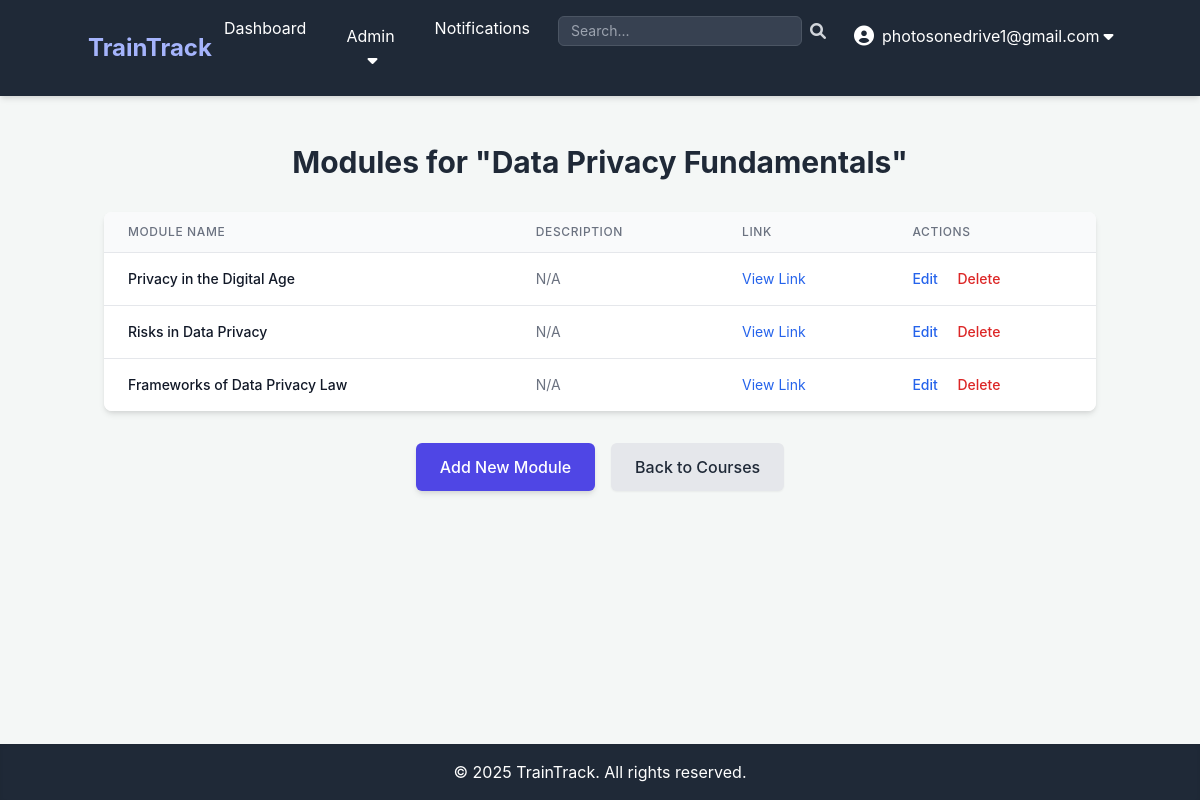
The app's page /admin/courses/3/modules (signed in) with its own data.
### app.py (models this page shows, shortened)
class User(UserMixin, db.Model):
    id = db.Column(db.Integer, primary_key=True)
    username = db.Column(db.String(80), unique=True, nullable=False)
    password_hash = db.Column(db.String(128), nullable=False)
    role = db.Column(db.String(20), nullable=False, default='trainee')
    domain = db.Column(db.String(50), nullable=True) # New field for trainee/admin domain
    assignments_as_trainee = db.relationship('Assignment', foreign_keys='Assignment.trainee_id', backref='trainee', lazy=True)
    created_courses = db.relationship('Course', foreign_keys='Course.created_by_id', backref='creator', lazy=True)
    created_assessments = db.relationship('Assessment', foreign_keys='Assessment.created_by_id', backref='assessor_creator', lazy=True)
    created_learning_paths = db.relationship('LearningPath', foreign_keys='LearningPath.created_by_id', backref='path_creator', lazy=True)
    assigned_assignments = db.relationship('Assignment', foreign_keys='Assignment.assigned_by_id', backref='assigner', lazy=True)
    notifications_received = db.relationship('Notification', foreign_keys='Notification.recipient_id', backref='recipient', lazy=True)
    notifications_sent = db.relationship('Notification', foreign_keys='Notification.sender_id', backref='sender', lazy=True)
    graded_submissions = db.relationship('Submission', foreign_keys='Submission.graded_by_id', backref='grader', lazy=True)

class Course(db.Model):
    id = db.Column(db.Integer, primary_key=True)
    name = db.Column(db.String(120), nullable=False)
    description = db.Column(db.Text, nullable=True)
    course_link = db.Column(db.String(255), nullable=True) # New field for external link
    domain = db.Column(db.String(50), nullable=True) # Changed from 'category' to 'domain'
    created_at = db.Column(db.DateTime, default=datetime.utcnow)
    created_by_id = db.Column(db.Integer, db.ForeignKey('user.id'), nullable=False) # Admin who created it
    assessments = db.relationship('Assessment', backref='course', lazy=True)
    assignments = db.relationship('Assignment', backref='course', lazy=True)
    modules = db.relationship('Module', backref='course', lazy=True) # New relationship for modules
    learning_paths = relationship('LearningPath', secondary=learning_path_courses, back_populates='courses')

class Module(db.Model):
    id = db.Column(db.Integer, primary_key=True)
    course_id = db.Column(db.Integer, db.ForeignKey('course.id'), nullable=False)
    name = db.Column(db.String(120), nullable=False)
    description = db.Column(db.Text, nullable=True)
    module_link = db.Column(db.String(255), nullable=True) # Link to module content
    created_at = db.Column(db.DateTime, default=datetime.utcnow)
    created_by_id = db.Column(db.Integer, db.ForeignKey('user.id'), nullable=False)
    module_completions = db.relationship('TraineeModuleCompletion', backref='module', lazy=True)

### app.py (the view)
@app.route('/admin/courses/<int:course_id>/modules')
@login_required
@admin_required
def admin_view_course_modules(course_id):
    current_year = datetime.now().year
    course = db.session.get(Course, course_id) # Fix: Use db.session.get()
    if course is None:
        abort(404)
    modules = db.session.query(Module).filter_by(course_id=course.id).all()
    return render_template('admin/view_course_modules.html', title=f'Modules for {course.name}', course=course, modules=modules, current_year=current_year)

### app.py (called while the page is built)
def role_required(role):
    def decorator(f):
        @wraps(f)
        def decorated_function(*args, **kwargs):
            if not current_user.is_authenticated or current_user.role != role:
                flash('You do not have permission to access this page.', 'danger')
                return redirect(url_for('dashboard')) # Redirect to dashboard or login
            return f(*args, **kwargs)
        return decorated_function
    return decorator

@login_manager.user_loader
def load_user(user_id):
    return db.session.get(User, int(user_id))

@app.context_processor
def inject_unread_notifications_count():
    if current_user.is_authenticated:
        unread_count = Notification.query.filter_by(recipient_id=current_user.id, is_read=False).count()
        return dict(unread_notifications_count=unread_count)
    return dict(unread_notifications_count=0)

### templates/admin/view_course_modules.html (shortened to what this page needs)
{% extends "base.html" %}
{% block content %}
    <h1 class="text-3xl font-bold text-gray-800 mb-6 text-center">Modules for "{{ course.name }}"</h1>
    {% if modules %}
        <div class="overflow-x-auto bg-white rounded-lg shadow-md mb-6">
            <table class="min-w-full divide-y divide-gray-200">
                <thead class="bg-gray-50">
                    <tr>
                        <th scope="col" class="px-6 py-3 text-left text-xs font-medium text-gray-500 uppercase tracking-wider">
                            Module Name
                        </th>
                        <th scope="col" class="px-6 py-3 text-left text-xs font-medium text-gray-500 uppercase tracking-wider">
                            Description
                        </th>
                        <th scope="col" class="px-6 py-3 text-left text-xs font-medium text-gray-500 uppercase tracking-wider">
                            Link
                        </th>
                        <th scope="col" class="px-6 py-3 text-left text-xs font-medium text-gray-500 uppercase tracking-wider">
                            Actions
                        </th>
                    </tr>
                </thead>
                <tbody class="bg-white divide-y divide-gray-200">
                    {% for module in modules %}
                    <tr>
                        <td class="px-6 py-4 whitespace-nowrap text-sm font-medium text-gray-900">
                            {{ module.name }}
                        </td>
                        <td class="px-6 py-4 whitespace-nowrap text-sm text-gray-500">
                            {{ module.description if module.description else 'N/A' }}
                        </td>
                        <td class="px-6 py-4 whitespace-nowrap text-sm text-gray-500">
                            {% if module.module_link %}
                                <a href="{{ module.module_link }}" target="_blank" rel="noopener noreferrer" class="text-blue-600 hover:underline">View Link</a>
                            {% else %}
                                N/A
                            {% endif %}
                        </td>
                        <td class="px-6 py-4 whitespace-nowrap text-sm font-medium">
                            <a href="#" class="text-blue-600 hover:text-blue-900 mr-4">Edit</a>
                            <a href="#" class="text-red-600 hover:text-red-900">Delete</a>
                        </td>
                    </tr>
                    {% endfor %}
                </tbody>
            </table>
        </div>
    {% else %}
        <p class="text-center text-gray-600 text-lg mb-6">No modules found for this course yet.</p>
    {% endif %}
    <div class="mt-8 flex justify-center gap-4">
        <a href="{{ url_for('create_module', course_id=course.id) }}" class="inline-block bg-indigo-600 text-white px-6 py-3 rounded-md font-medium hover:bg-indigo-700 transition duration-300 shadow-md">
            Add New Module
        </a>
        <a href="{{ url_for('admin_view_courses') }}" class="inline-block bg-gray-200 text-gray-800 px-6 py-3 rounded-md font-medium hover:bg-gray-300 transition duration-300 shadow-sm">
            Back to Courses
        </a>
    </div>
{% endblock %}

### templates/base.html (shortened to what this page needs)
<!DOCTYPE html>
<html lang="en">
<head>
    <link href="https://cdn.jsdelivr.net/npm/tailwindcss@2.2.19/dist/tailwind.min.css" rel="stylesheet">
    <link rel="stylesheet" href="https://cdnjs.cloudflare.com/ajax/libs/font-awesome/6.0.0-beta3/css/all.min.css">
</head>
<body class="flex flex-col min-h-screen">
    <header class="bg-gray-800 text-white p-4 shadow-md">
        <div class="container mx-auto flex justify-between items-center">
            <a href="{{ url_for('dashboard') }}" class="text-2xl font-bold text-indigo-300 hover:text-indigo-100 transition duration-300">TrainTrack</a>
            <nav>
                <ul class="flex space-x-4">
                    {% if current_user.is_authenticated %}
                        <li><a href="{{ url_for('dashboard') }}" class="hover:text-gray-300 px-3 py-2 rounded-md transition duration-300">Dashboard</a></li>
                        {% if current_user.role == 'admin' %}
                            <li class="relative group">
                                <button class="hover:text-gray-300 px-3 py-2 rounded-md transition duration-300 focus:outline-none">
                                    Admin <i class="fas fa-caret-down ml-1"></i>
                                </button>
                            </li>
                        {% endif %}
                        <li class="relative">
                            <a href="{{ url_for('view_notifications') }}" class="hover:text-gray-300 px-3 py-2 rounded-md transition duration-300">
                                Notifications
                            </a>
                        </li>
                        <li>
                            <form action="{{ url_for('search') }}" method="GET" class="flex items-center">
                                <input type="search" name="query" placeholder="Search..."
                                       class="px-3 py-1 rounded-md bg-gray-700 text-white border border-gray-600 focus:border-indigo-500 focus:ring-indigo-500 text-sm"
                                       aria-label="Search input">
                                <button type="submit" class="ml-2 text-gray-300 hover:text-white transition duration-300" aria-label="Submit search">
                                    <i class="fas fa-search"></i>
                                </button>
                            </form>
                        </li>
                        <li class="relative group">
                            <button class="flex items-center hover:text-gray-300 px-3 py-2 rounded-md transition duration-300 focus:outline-none">
                                <i class="fas fa-user-circle text-xl mr-2"></i>
                                {{ current_user.username }} <i class="fas fa-caret-down ml-1"></i>
                            </button>
                        </li>
                    {% else %}
                        <li><a href="{{ url_for('login') }}" class="hover:text-gray-300 px-3 py-2 rounded-md transition duration-300">Login</a></li>
                        <li><a href="{{ url_for('register') }}" class="hover:text-gray-300 px-3 py-2 rounded-md transition duration-300">Register</a></li>
                    {% endif %}
                </ul>
            </nav>
        </div>
    </header>
    <main class="container mx-auto mt-8 p-4 flex-grow">
        {% block content %}{% endblock %}
    </main>
    <footer class="bg-gray-800 text-white p-4 text-center shadow-inner mt-8">
        <div class="container mx-auto">
            <p>&copy; {{ current_year }} TrainTrack. All rights reserved.</p>
        </div>
    </footer>
</body>
</html>

### templates/base.html (style rules this page uses)
body { font-family: "Inter", sans-serif; background-color: #f4f7f6; }

### records on screen
User: username "photosonedrive1@gmail.com"
Course: name "Data Privacy Fundamentals"
Module: name "Privacy in the Digital Age", description "N/A"
Module: name "Risks in Data Privacy", description "N/A"
Module: name "Frameworks of Data Privacy Law", description "N/A"
